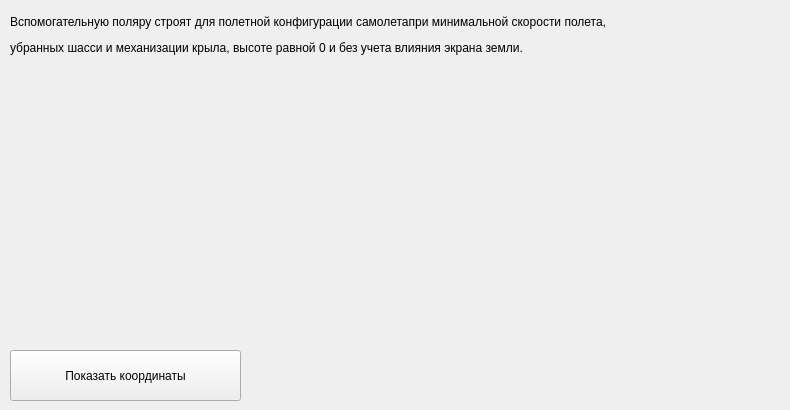
            <widget class="QWidget" name="tabHelp_2">
             <property name="styleSheet">
              <string notr="true"/>
             </property>
             <attribute name="title">
              <string>Вспомогательная</string>
             </attribute>
             <widget class="QWidget" name="helpwidget_2" native="true">
              <property name="geometry">
               <rect>
                <x>10</x>
                <y>70</y>
                <width>541</width>
                <height>271</height>
               </rect>
              </property>
             </widget>
             <widget class="QLabel" name="label_Mkr_8">
              <property name="geometry">
               <rect>
                <x>10</x>
                <y>10</y>
                <width>771</width>
                <height>51</height>
               </rect>
              </property>
              <property name="text">
               <string>&lt;html&gt;&lt;head/&gt;&lt;body&gt;&lt;p&gt;Вспомогательную поляру строят для полетной конфигурации самолетапри минимальной скорости полета, &lt;/p&gt;&lt;p&gt;убранных шасси и механизации крыла, высоте равной 0 и без учета влияния экрана земли. &lt;/p&gt;&lt;/body&gt;&lt;/html&gt;</string>
              </property>
             </widget>
             <widget class="QPushButton" name="buShowHelp">
              <property name="geometry">
               <rect>
                <x>10</x>
                <y>350</y>
                <width>231</width>
                <height>51</height>
               </rect>
              </property>
              <property name="text">
               <string>Показать координаты</string>
              </property>
             </widget>
            </widget>
